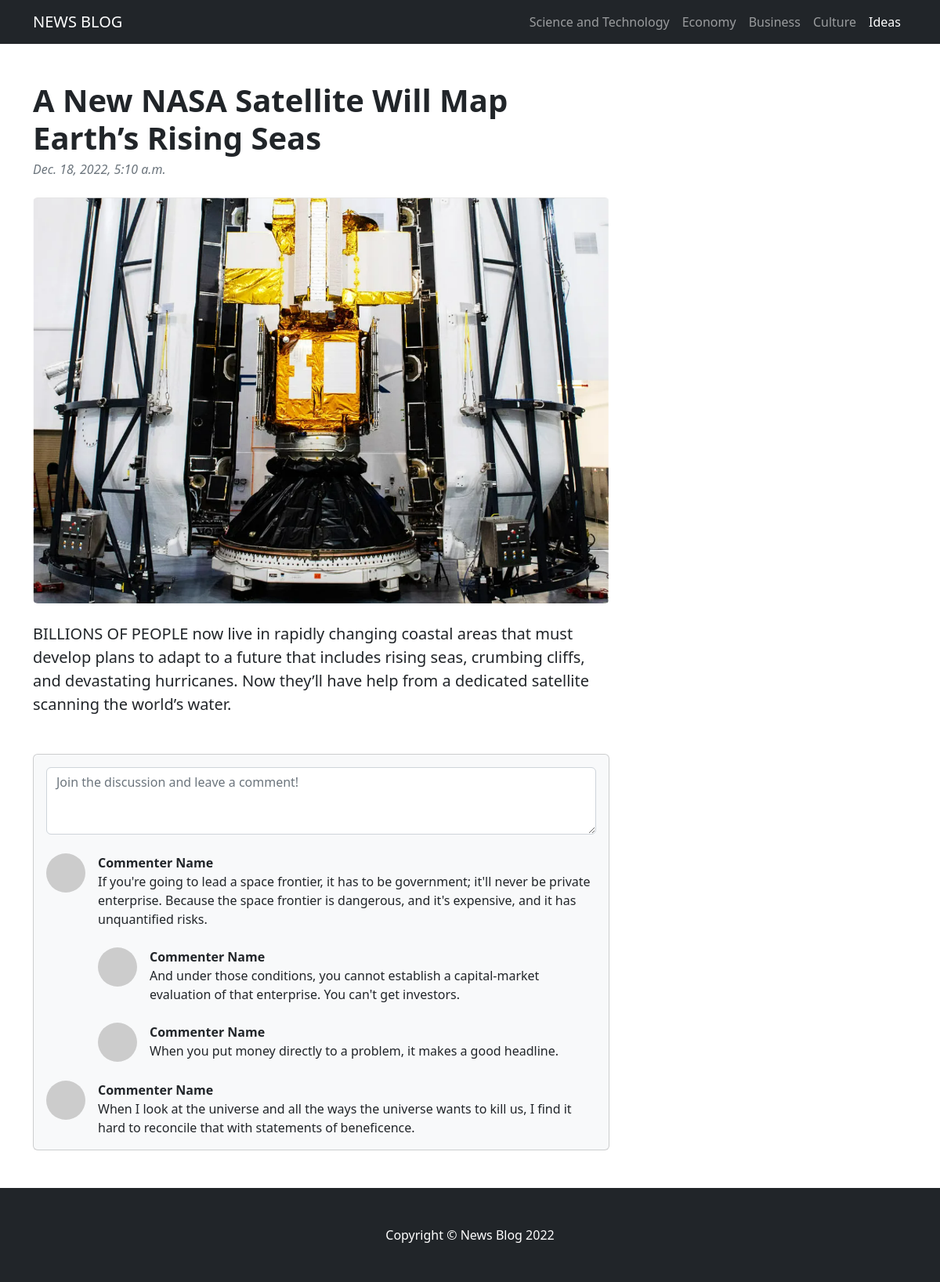
Page /2/ on the committed database.
### news/models.py (models this page shows, shortened)
class News(models.Model):
    CATEGORY = (('Science and Technology', 'Science and Technology'),
                ('Economy', 'Economy'), ('Business', 'Business'),
                ('Culture', 'Culture'), ('Ideas', 'Ideas'))
    category = models.CharField(max_length=100, choices=CATEGORY)
    title = models.CharField(max_length=100)
    description = models.CharField(max_length=150)
    image = models.ImageField(upload_to='news/images/')
    article = models.TextField()
    date = models.DateTimeField(auto_now=True)

### news/views.py (the view)
# urls.py: path('<int:news_pk>/', views.article, name='article'),
def article(request, news_pk):
    news = get_object_or_404(News, pk=news_pk)
    return render(request, 'article.html', {'page_name': news.title, 'news': news})

### news/templates/article.html (shortened to what this page needs)
{% extends 'base.html' %}
{% block content %}
<div class="container mt-5">
    <div class="row">
        <div class="col-lg-8">
            <article>
                <header class="mb-4">
                    <h1 class="fw-bolder mb-1">{{ news.title }}</h1>
                    <div class="text-muted fst-italic mb-2">{{ news.date }}</div>
                </header>
                <figure class="mb-4"><img class="img-fluid rounded" src="{{ news.image.url }}" alt="..."></figure>
                <section class="mb-5">
                    <p class="fs-5 mb-4">{{ news.article }}</p>
                    </section>
            </article>
            <section class="mb-5">
                        <div class="card bg-light">
                            <div class="card-body">
                                <form class="mb-4"><textarea class="form-control" rows="3" placeholder="Join the discussion and leave a comment!"></textarea></form>
                                <div class="d-flex mb-4">
                                    <div class="flex-shrink-0"><img class="rounded-circle" src="https://dummyimage.com/50x50/ced4da/6c757d.jpg" alt="..."></div>
                                    <div class="ms-3">
                                        <div class="fw-bold">Commenter Name</div>
                                        If you're going to lead a space frontier, it has to be government; it'll never be private enterprise. Because the space frontier is dangerous, and it's expensive, and it has unquantified risks.
                                        <div class="d-flex mt-4">
                                            <div class="flex-shrink-0"><img class="rounded-circle" src="https://dummyimage.com/50x50/ced4da/6c757d.jpg" alt="..."></div>
                                            <div class="ms-3">
                                                <div class="fw-bold">Commenter Name</div>
                                                And under those conditions, you cannot establish a capital-market evaluation of that enterprise. You can't get investors.
                                            </div>
                                        </div>
                                        <div class="d-flex mt-4">
                                            <div class="flex-shrink-0"><img class="rounded-circle" src="https://dummyimage.com/50x50/ced4da/6c757d.jpg" alt="..."></div>
                                            <div class="ms-3">
                                                <div class="fw-bold">Commenter Name</div>
                                                When you put money directly to a problem, it makes a good headline.
                                            </div>
                                        </div>
                                    </div>
                                </div>
                                <div class="d-flex">
                                    <div class="flex-shrink-0"><img class="rounded-circle" src="https://dummyimage.com/50x50/ced4da/6c757d.jpg" alt="..."></div>
                                    <div class="ms-3">
                                        <div class="fw-bold">Commenter Name</div>
                                        When I look at the universe and all the ways the universe wants to kill us, I find it hard to reconcile that with statements of beneficence.
                                    </div>
                                </div>
                            </div>
                        </div>
                    </section>
        </div>
    </div>
</div>
{% endblock %}

### rows in the picture
News: title "A New NASA Satellite Will Map Earth’s Rising Seas", date "Dec. 18, 2022, 5:10 a.m.", image (picture), article "BILLIONS OF PEOPLE now live in rapidly changing coastal areas that must develop plans to adapt to a future that includes rising seas, crumbing cliffs, and devastating hurricanes. Now they’ll have help from a dedicated satellite scanning the world’s water."
